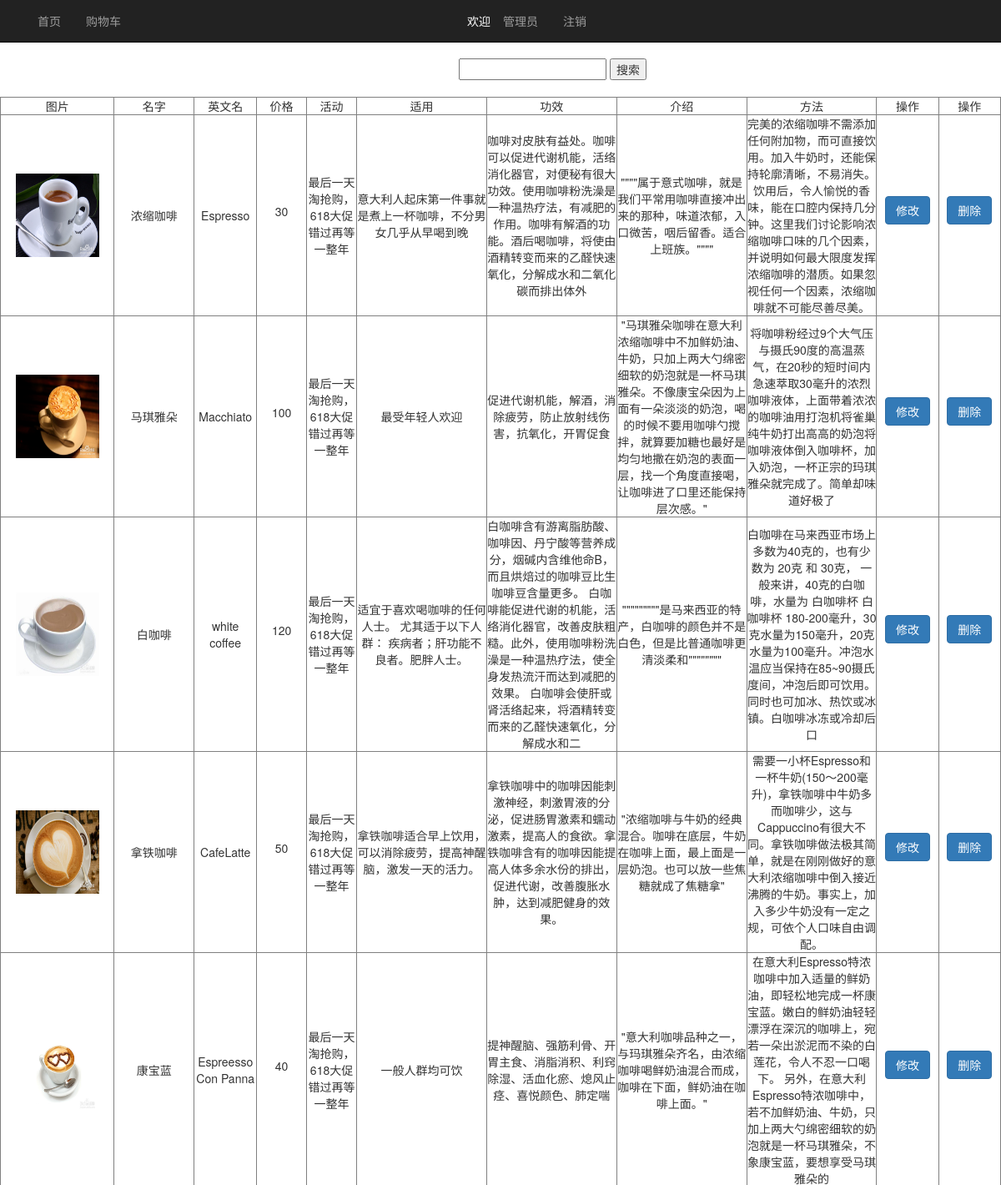
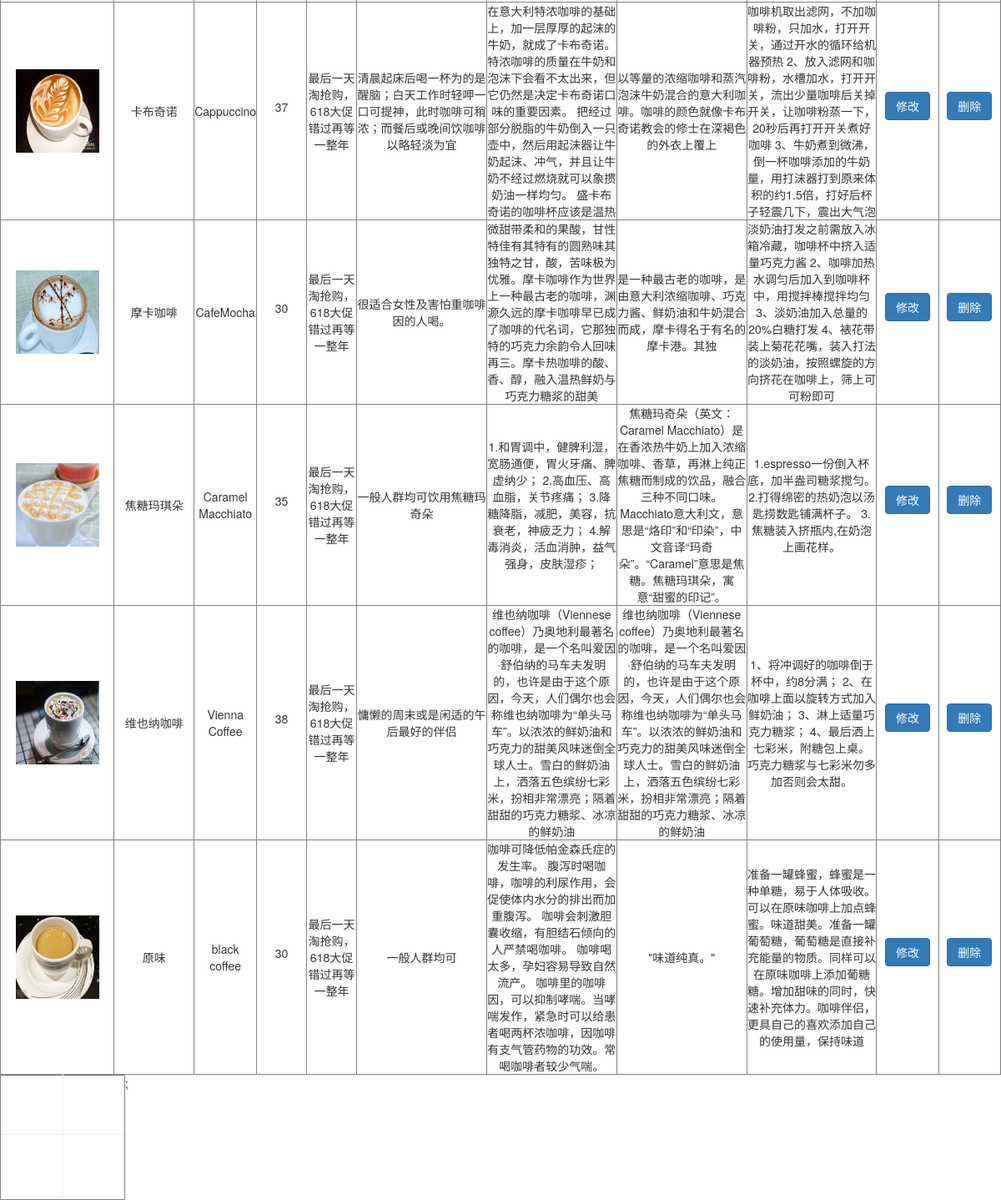
The app's page /代码/houtai/index.php (signed in) with its own data (2 pictures, top to bottom).
### tables this page shows
CREATE TABLE `coffee` (
  `coff_id` int(20) NOT NULL AUTO_INCREMENT,
  `coffname` varchar(30) DEFAULT NULL,
  `produce` varchar(150) NOT NULL,
  `price` int(20) NOT NULL,
  `img` varchar(50) NOT NULL,
  `active` varchar(50) DEFAULT NULL,
  `gongxiao` varchar(150) DEFAULT NULL,
  `shiyong` varchar(150) DEFAULT NULL,
  `method` varchar(150) DEFAULT NULL,
  `englishname` varchar(20) DEFAULT NULL,
  PRIMARY KEY (`coff_id`)
);

### 代码/houtai/index.php (the view, shortened to what this page needs)
<?php
$username = isset($_COOKIE['username'])?$_COOKIE['username']:'';
?>
<!doctype html>
<html lang="en">
<head>
	<link rel="stylesheet" href="bootstrap/css/bootstrap.min.css">
</head>
<body>
	<header>
		<nav class="navbar navbar-inverse navbar-fixed-top" role="navigation">
			<div class="container">
				<ul class="nav navbar-nav">
					<li><a href="index.php">首页</a></li>
					<li><a href="cart.php">购物车</a></li>
					<li class="white">欢迎</li>
					<li><a href="cart.php"><?php echo $username ?></a></li>
					<li><a href="login.php?tuichu=ok">注销</a></li>
				</ul>
			</div>
		</nav>
	</header>
</body>
</html>
<?php
	$keywords = isset($_GET['keywords'])?$_GET['keywords']:"";
	if(!empty($keywords)){
		$where=" where coffname like'%".$keywords."%' or produce like '%$keywords%'";
	}
	else{
		$where = '';
	}
$sql = "select * from coffee $where";
$result = mysql_query($sql);
?>
	<form action="" method="get" class="cha">
		<input type="text" name="keywords" value="<?php echo $keywords; ?>">
		<button type="submit">搜索</button>
	</form>
<table border="1" align="center">
	<tr align="center">
			<td>图片</td>
			<td width="">名字</td>
			<td width="3%">英文名</td>
			<td width="5%">价格</td>
			<td width="5%">活动</td>
			<td width="13%">适用</td>
			<td width="13%">功效</td>
			<td width="13%">介绍</td>
			<td width="13%">方法</td>
			<td>操作</td>
			<td>操作</td>
		</tr>
<?php
while($row = mysql_fetch_assoc($result)){
	?>
		<tr align="center">
			<td><img style='width:100px;height:100px;' src="<?php echo $row['img']?>"></td>
			<td><?php echo $row['coffname']?></td>
			<td><?php echo $row['englishname']?></td>
			<td><p><?php echo $row['price']?></p></td>
			<td><?php echo $row['active']?></td>
			<td><?php echo $row['shiyong']?></td>
			<td><?php echo $row['gongxiao']?></td>
			<td><?php echo $row['produce']?></td>
			<td><?php echo $row['method']?></td>
			<td align="center"><a href="edit.php?id=<?php echo $row['coff_id']?>&username=<?php echo $username?>" class='btn-cart btn btn-primary'>修改</a></td>
			<td  align="center"><a href="index.php?action=del&id=<?php echo $row['coff_id']?>&<?php echo $username?>"  class='btn-cart btn btn-primary'>删除</a></td>
		</tr>
<?php
}
?>
</table>;
<!doctype html>
<html lang="en">
<head>
</head>
<body>
<a href="insert.php">
	<div style="width:150px; float:left; height:150px;border:1px solid gray; cursor:pointer;">
		<hr style="margin-top:70px;">
	</div>
</a>
</body>
</html>

### 代码/houtai/index.php (style rules this page uses)
.btn-cart { margin-bottom: 12px; }
body { padding-top:70px; }
.white { color:white; margin-left:400px; padding-top:15px; }
.cha { padding-bottom: 20px; margin-left:550px; }

### records on screen
coffee: img (picture), coffname "浓缩咖啡", englishname "Espresso", price "30", active "最后一天淘抢购，618大促错过再等一整年", shiyong "意大利人起床第一件事就是煮上一杯咖啡，不分男女几乎从早喝到晚", gongxiao "咖啡对皮肤有益处。咖啡可以促进代谢机能，活络消化器官，对便秘有很大功效。使用咖啡粉洗澡是一种温热疗法，有减肥的作用。咖啡有解酒的功能。酒后喝咖啡，将使由酒精转变而来的乙醛快速氧化，分解成水和二氧化碳而排出体外", produce "\"\"\"\"属于意式咖啡，就是我们平常用咖啡直接冲出来的那种，味道浓郁，入口微苦，咽后留香。适合上班族。\"\"\"\"", method "完美的浓缩咖啡不需添加任何附加物，而可直接饮用。加入牛奶时，还能保持轮廓清晰，不易消失。饮用后，令人愉悦的香味，能在口腔内保持几分钟。这里我们讨论影响浓缩咖啡口味的几个因素，并说明如何最大限度发挥浓缩咖啡的潜质。如果忽视任何一个因素，浓缩咖啡就不可能尽善尽美。"
coffee: img (picture), coffname "马琪雅朵", englishname "Macchiato", price "100", active "最后一天淘抢购，618大促错过再等一整年", shiyong "最受年轻人欢迎", gongxiao "促进代谢机能，解酒，消除疲劳，防止放射线伤害，抗氧化，开胃促食", produce "\"马琪雅朵咖啡在意大利浓缩咖啡中不加鲜奶油、牛奶，只加上两大勺绵密细软的奶泡就是一杯马琪雅朵。不像康宝朵因为上面有一朵淡淡的奶泡，喝的时候不要用咖啡勺搅拌，就算要加糖也最好是均匀地撒在奶泡的表面一层，找一个角度直接喝，让咖啡进了口里还能保持层次感。\"", method "将咖啡粉经过9个大气压与摄氏90度的高温蒸气，在20秒的短时间内急速萃取30毫升的浓烈咖啡液体，上面带着浓浓的咖啡油用打泡机将雀巢纯牛奶打出高高的奶泡将咖啡液体倒入咖啡杯，加入奶泡，一杯正宗的玛琪雅朵就完成了。简单却味道好极了"
coffee: img (picture), coffname "白咖啡", englishname "white coffee", price "120", active "最后一天淘抢购，618大促错过再等一整年", shiyong "适宜于喜欢喝咖啡的任何人士。 尤其适于以下人群： 疾病者；肝功能不良者。肥胖人士。", gongxiao "白咖啡含有游离脂肪酸、咖啡因、丹宁酸等营养成分，烟碱内含维他命B，而且烘焙过的咖啡豆比生咖啡豆含量更多。 白咖啡能促进代谢的机能，活络消化器官，改善皮肤粗糙。此外，使用咖啡粉洗澡是一种温热疗法，使全身发热流汗而达到减肥的效果。 白咖啡会使肝或肾活络起来，将酒精转变而来的乙醛快速氧化，分解成水和二", produce "\"\"\"\"\"\"\"\"\"是马来西亚的特产，白咖啡的颜色并不是白色，但是比普通咖啡更清淡柔和\"\"\"\"\"\"\"\"", method "白咖啡在马来西亚市场上多数为40克的，也有少数为 20克 和 30克， 一般来讲，40克的白咖啡，水量为 白咖啡杯 白咖啡杯 180-200毫升，30克水量为150毫升，20克水量为100毫升。冲泡水温应当保持在85~90摄氏度间，冲泡后即可饮用。同时也可加冰、热饮或冰镇。白咖啡冰冻或冷却后口"
coffee: img (picture), coffname "拿铁咖啡", englishname "CafeLatte", price "50", active "最后一天淘抢购，618大促错过再等一整年", shiyong "拿铁咖啡适合早上饮用，可以消除疲劳，提高神醒脑，激发一天的活力。", gongxiao "拿铁咖啡中的咖啡因能刺激神经，刺激胃液的分泌，促进肠胃激素和蠕动激素，提高人的食欲。拿铁咖啡含有的咖啡因能提高人体多余水份的排出，促进代谢，改善腹胀水肿，达到减肥健身的效果。", produce "\"浓缩咖啡与牛奶的经典混合。咖啡在底层，牛奶在咖啡上面，最上面是一层奶泡。也可以放一些焦糖就成了焦糖拿\"", method "需要一小杯Espresso和一杯牛奶(150～200毫升)，拿铁咖啡中牛奶多而咖啡少，这与Cappuccino有很大不同。拿铁咖啡做法极其简单，就是在刚刚做好的意大利浓缩咖啡中倒入接近沸腾的牛奶。事实上，加入多少牛奶没有一定之规，可依个人口味自由调配。"
coffee: img (picture), coffname "康宝蓝", englishname "Espreesso Con Panna", price "40", active "最后一天淘抢购，618大促错过再等一整年", shiyong "一般人群均可饮", gongxiao "提神醒脑、强筋利骨、开胃主食、消脂消积、利窍除湿、活血化瘀、熄风止痉、喜悦颜色、肺定喘", produce "\"意大利咖啡品种之一，与玛琪雅朵齐名，由浓缩咖啡喝鲜奶油混合而成，咖啡在下面，鲜奶油在咖啡上面。\"", method "在意大利Espresso特浓咖啡中加入适量的鲜奶油，即轻松地完成一杯康宝蓝。嫩白的鲜奶油轻轻漂浮在深沉的咖啡上，宛若一朵出淤泥而不染的白莲花，令人不忍一口喝下。 另外，在意大利Espresso特浓咖啡中，若不加鲜奶油、牛奶，只加上两大勺绵密细软的奶泡就是一杯马琪雅朵，不象康宝蓝，要想享受马琪雅朵的"
coffee: img (picture), coffname "卡布奇诺", englishname "Cappuccino", price "37", active "最后一天淘抢购，618大促错过再等一整年", shiyong "清晨起床后喝一杯为的是醒脑；白天工作时轻呷一口可提神，此时咖啡可稍浓；而餐后或晚间饮咖啡以略轻淡为宜", gongxiao "在意大利特浓咖啡的基础上，加一层厚厚的起沫的牛奶，就成了卡布奇诺。特浓咖啡的质量在牛奶和泡沫下会看不太出来，但它仍然是决定卡布奇诺口味的重要因素。 把经过部分脱脂的牛奶倒入一只壶中，然后用起沫器让牛奶起沫、冲气，并且让牛奶不经过燃烧就可以象掼奶油一样均匀。 盛卡布奇诺的咖啡杯应该是温热", produce "以等量的浓缩咖啡和蒸汽泡沫牛奶混合的意大利咖啡。咖啡的颜色就像卡布奇诺教会的修士在深褐色的外衣上覆上", method "咖啡机取出滤网，不加咖啡粉，只加水，打开开关，通过开水的循环给机器预热 2、放入滤网和咖啡粉，水槽加水，打开开关，流出少量咖啡后关掉开关，让咖啡粉蒸一下，20秒后再打开开关煮好咖啡 3、牛奶煮到微沸，倒一杯咖啡添加的牛奶量，用打沫器打到原来体积的约1.5倍，打好后杯子轻震几下，震出大气泡"
coffee: img (picture), coffname "摩卡咖啡", englishname "CafeMocha", price "30", active "最后一天淘抢购，618大促错过再等一整年", shiyong "很适合女性及害怕重咖啡因的人喝。", gongxiao "微甜带柔和的果酸，甘性特佳有其特有的圆熟味其独特之甘，酸，苦味极为优雅。摩卡咖啡作为世界上一种最古老的咖啡，渊源久远的摩卡咖啡早已成了咖啡的代名词，它那独特的巧克力余韵令人回味再三。摩卡热咖啡的酸、香、醇，融入温热鲜奶与巧克力糖浆的甜美", produce "是一种最古老的咖啡，是由意大利浓缩咖啡、巧克力酱、鲜奶油和牛奶混合而成，摩卡得名于有名的摩卡港。其独", method "淡奶油打发之前需放入冰箱冷藏，咖啡杯中挤入适量巧克力酱 2、咖啡加热水调匀后加入到咖啡杯中，用搅拌棒搅拌均匀 3、淡奶油加入总量的20%白糖打发 4、裱花带装上菊花花嘴，装入打法的淡奶油，按照螺旋的方向挤花在咖啡上，筛上可可粉即可"
coffee: img (picture), coffname "焦糖玛琪朵", englishname "Caramel Macchiato", price "35", active "最后一天淘抢购，618大促错过再等一整年", shiyong "一般人群均可饮用焦糖玛奇朵", gongxiao "1.和胃调中，健脾利湿，宽肠通便，胃火牙痛、脾虚纳少； 2.高血压、高血脂，关节疼痛； 3.降糖降脂，减肥，美容，抗衰老，神疲乏力； 4.解毒消炎，活血消肿，益气强身，皮肤湿疹；", produce "焦糖玛奇朵（英文：Caramel Macchiato）是在香浓热牛奶上加入浓缩咖啡、香草，再淋上纯正焦糖而制成的饮品，融合三种不同口味。Macchiato意大利文，意思是“烙印”和“印染”，中文音译“玛奇朵”。“Caramel”意思是焦糖。焦糖玛琪朵，寓意“甜蜜的印记”。", method "1.espresso一份倒入杯底，加半盎司糖浆搅匀。 2.打得绵密的热奶泡以汤匙捞数匙铺满杯子。 3.焦糖装入挤瓶内,在奶泡上画花样。"
coffee: img (picture), coffname "维也纳咖啡", englishname "Vienna Coffee", price "38", active "最后一天淘抢购，618大促错过再等一整年", shiyong "慵懒的周末或是闲适的午后最好的伴侣", gongxiao "维也纳咖啡（Viennese coffee）乃奥地利最著名的咖啡，是一个名叫爱因·舒伯纳的马车夫发明的，也许是由于这个原因，今天，人们偶尔也会称维也纳咖啡为“单头马车”。以浓浓的鲜奶油和巧克力的甜美风味迷倒全球人士。雪白的鲜奶油上，洒落五色缤纷七彩米，扮相非常漂亮；隔着甜甜的巧克力糖浆、冰凉的鲜奶油", produce "维也纳咖啡（Viennese coffee）乃奥地利最著名的咖啡，是一个名叫爱因·舒伯纳的马车夫发明的，也许是由于这个原因，今天，人们偶尔也会称维也纳咖啡为“单头马车”。以浓浓的鲜奶油和巧克力的甜美风味迷倒全球人士。雪白的鲜奶油上，洒落五色缤纷七彩米，扮相非常漂亮；隔着甜甜的巧克力糖浆、冰凉的鲜奶油", method "1、将冲调好的咖啡倒于杯中，约8分满； 2、在咖啡上面以旋转方式加入鲜奶油； 3、淋上适量巧克力糖浆； 4、最后洒上七彩米，附糖包上桌。 巧克力糖浆与七彩米勿多加否则会太甜。"
coffee: img (picture), coffname "原味", englishname "black coffee", price "30", active "最后一天淘抢购，618大促错过再等一整年", shiyong "一般人群均可", gongxiao "咖啡可降低帕金森氏症的发生率。 腹泻时喝咖啡，咖啡的利尿作用，会促使体内水分的排出而加重腹泻。 咖啡会刺激胆囊收缩，有胆结石倾向的人严禁喝咖啡。 咖啡喝太多，孕妇容易导致自然流产。 咖啡里的咖啡因，可以抑制哮喘。当哮喘发作，紧急时可以给患者喝两杯浓咖啡，因咖啡有支气管药物的功效。常喝咖啡者较少气喘。", produce "\"味道纯真。\"", method "准备一罐蜂蜜，蜂蜜是一种单糖，易于人体吸收。可以在原味咖啡上加点蜂蜜。味道甜美。准备一罐葡萄糖，葡萄糖是直接补充能量的物质。同样可以在原味咖啡上添加葡糖糖。增加甜味的同时，快速补充体力。咖啡伴侣，更具自己的喜欢添加自己的使用量，保持味道"

### other values on screen
$username "管理员"
